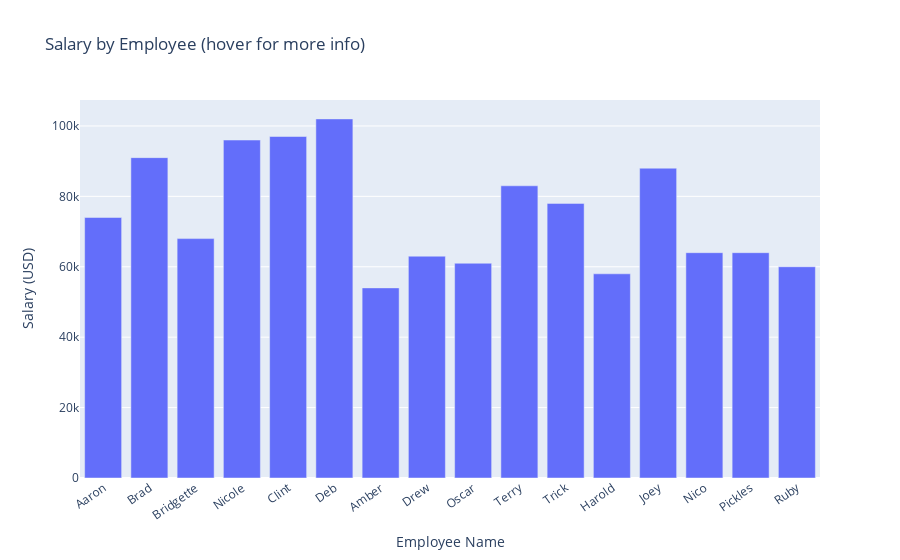

The notebook cell saved with this chart:
### Code cell
#Plot 5 is a bar chart of the salary of each employee with hover data showing the salary, department, and years of experience in plotly

#create the plot

fig = px.bar(df,
             x="Name",
             y="Salary",
             hover_name="Name",
             hover_data={"Name": False, "Department": True, "Yrs of Employment": True, "Salary": True},
             title="Salary by Employee (hover for more info)")

#update layout of plot

fig.update_layout(
    xaxis_title="Employee Name",
    yaxis_title="Salary (USD)",
    xaxis_tickangle=-35,
    hoverlabel=dict(font_size=18),
    showlegend=False
)

#show plot

fig.show()

### Figure 1 — Plotly figure (JSON) as saved in the notebook; plotly's stock layout.template omitted (floating-point values rounded to 4 significant figures)
{"data": [{"customdata": [["Server", 2], ["Server", 7], ["Server", 3], ["Server", 6], ["Barstaff", 4], ["Barstaff", 9], ["FOH", 3], ["FOH", 9], ["FOH", 4], ["FOH", 11], ["FOH", 1], ["Kitchen", 6], ["Kitchen", 7], ["Kitchen", 4], ["Kitchen", 4], ["Kitchen", 3]], "hovertemplate": "<b>%{hovertext}</b><br><br>Salary=%{y}<br>Department=%{customdata[0]}<br>Yrs of Employment=%{customdata[1]}<extra></extra>", "hovertext": ["Aaron", "Brad", "Bridgette", "Nicole", "Clint", "Deb", "Amber", "Drew", "Oscar", "Terry", "Trick", "Harold", "Joey", "Nico", "Pickles", "Ruby"], "legendgroup": "", "marker": {"color": "#636efa", "pattern": {"shape": ""}}, "name": "", "orientation": "v", "showlegend": false, "textposition": "auto", "type": "bar", "x": ["Aaron", "Brad", "Bridgette", "Nicole", "Clint", "Deb", "Amber", "Drew", "Oscar", "Terry", "Trick", "Harold", "Joey", "Nico", "Pickles", "Ruby"], "xaxis": "x", "y": [74000, 91000, 68000, 96000, 97000, 102000, 54000, 63000, 61000, 83000, 78000, 58000, 88000, 64000, 64000, 60000], "yaxis": "y"}], "layout": {"barmode": "relative", "hoverlabel": {"font": {"size": 18}}, "legend": {"tracegroupgap": 0}, "showlegend": false, "title": {"text": "Salary by Employee (hover for more info)"}, "xaxis": {"anchor": "y", "domain": [0, 1], "tickangle": -35, "title": {"text": "Employee Name"}}, "yaxis": {"anchor": "x", "domain": [0, 1], "title": {"text": "Salary (USD)"}}}}
